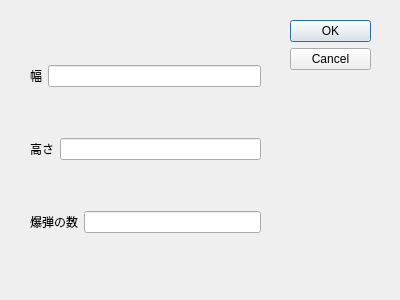
<?xml version="1.0" encoding="UTF-8"?>
<ui version="4.0">
 <class>BoardConfigView</class>
 <widget class="QDialog" name="BoardConfigView">
  <property name="geometry">
   <rect>
    <x>0</x>
    <y>0</y>
    <width>400</width>
    <height>300</height>
   </rect>
  </property>
  <property name="windowTitle">
   <string>Dialog</string>
  </property>
  <widget class="QDialogButtonBox" name="buttonBox">
   <property name="geometry">
    <rect>
     <x>290</x>
     <y>20</y>
     <width>81</width>
     <height>241</height>
    </rect>
   </property>
   <property name="orientation">
    <enum>Qt::Vertical</enum>
   </property>
   <property name="standardButtons">
    <set>QDialogButtonBox::Cancel|QDialogButtonBox::Ok</set>
   </property>
  </widget>
  <widget class="QWidget" name="">
   <property name="geometry">
    <rect>
     <x>30</x>
     <y>20</y>
     <width>231</width>
     <height>261</height>
    </rect>
   </property>
   <layout class="QVBoxLayout" name="verticalLayout">
    <item>
     <layout class="QHBoxLayout" name="horizontalLayout">
      <item>
       <widget class="QLabel" name="label">
        <property name="text">
         <string>幅</string>
        </property>
       </widget>
      </item>
      <item>
       <widget class="QLineEdit" name="widthInput"/>
      </item>
     </layout>
    </item>
    <item>
     <layout class="QHBoxLayout" name="horizontalLayout_2">
      <item>
       <widget class="QLabel" name="label_2">
        <property name="text">
         <string>高さ</string>
        </property>
       </widget>
      </item>
      <item>
       <widget class="QLineEdit" name="heightInput"/>
      </item>
     </layout>
    </item>
    <item>
     <layout class="QHBoxLayout" name="horizontalLayout_3">
      <item>
       <widget class="QLabel" name="label_3">
        <property name="text">
         <string>爆弾の数</string>
        </property>
       </widget>
      </item>
      <item>
       <widget class="QLineEdit" name="bombsInput"/>
      </item>
     </layout>
    </item>
   </layout>
  </widget>
 </widget>
 <resources/>
 <connections/>
</ui>
